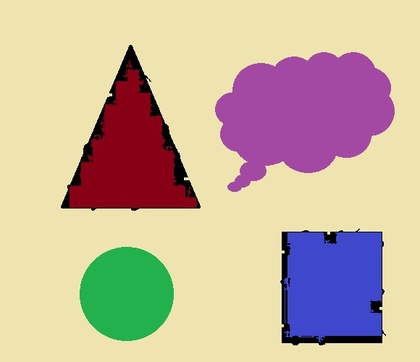
%> input picture 4Pic.jpg, 420 x 362 px, shrunk from 580 x 500 before the run
$ octave --eval "result = ImageToDouble(imread('4Pic.jpg'));"   (GNU Octave 9; MATLAB toolbox functions it lacks are replaced by stand-ins)
%> lines starting %> are read from the running program, lines starting %| are printed output that depends on the picture; in (x1, y1, x2, y2) boxes, pixels count from 0 and x2, y2 are one past the last pixel; in counts of white or black regions, pixels touching at a corner belong together; the program's own positions count from 1
function [I]=ImageToDouble(Image)

Image=im2double(rgb2gray(Image));
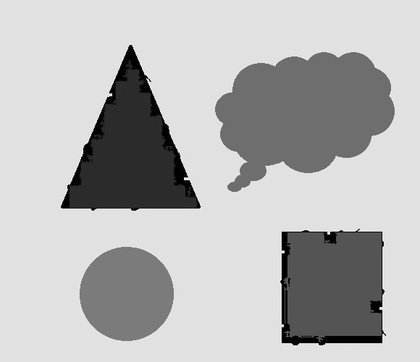
%> Image: size 362x420 double; min 0, max 0.992, mean 0.712

[n,m]=size(Image);
%> n = 362; m = 420
for i=1:n,
     for j=1:m,
        if Image(i,j)<0.6
                Z(i,j)=0;
        else
              Z(i,j)=1;
        end
     end
end
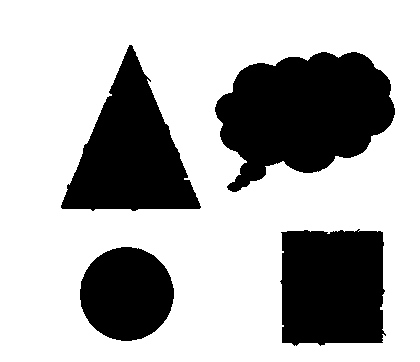
%> Z: size 362x420 double; values 0 (black) and 1 (white), 69.1% white; 4 black regions, box (x1, y1, x2, y2) and area: (215, 52, 395, 192) 16812, (61, 45, 201, 211) 11948, (280, 229, 386, 346) 11322, (80, 247, 174, 341) 6888
I=1-Z;
